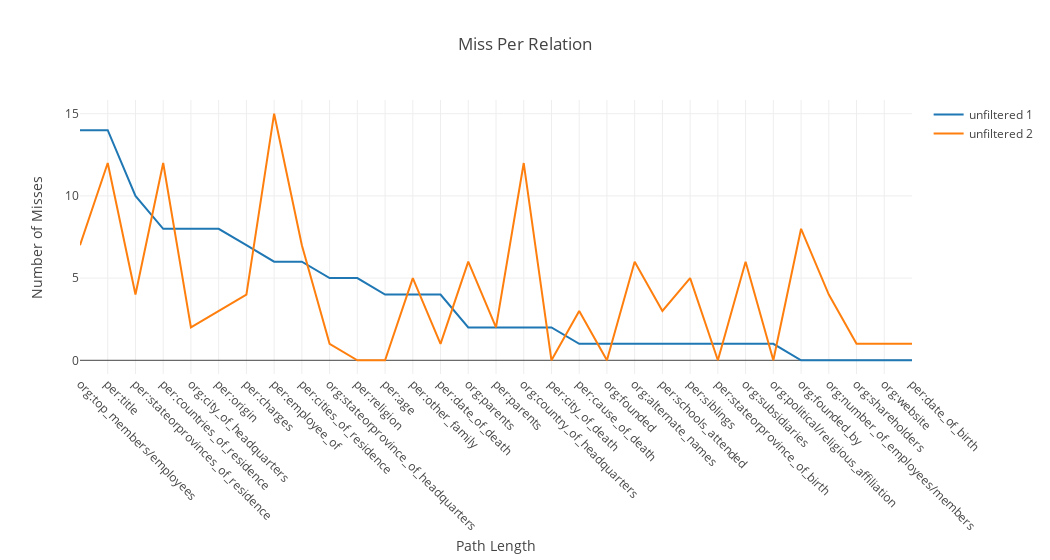

Notebook cell for this chart:
### Code cell
scatter1 = go.Scatter(
        x=[relation for relation in relations], 
        y=[filtered_only_misses_by_gold_dict['total'][filtered_lookup_index[relation]] if relation in filtered_lookup_index else 0 for relation in relations],
        mode='lines',
        name='unfiltered 1'
)

scatter2= go.Scatter(
        x=[relation for relation in relations], 
        y=[unfiltered_only_misses_by_gold_dict['total'][unfiltered_lookup_index[relation]] if relation in unfiltered_lookup_index else 0 for relation in relations],
        mode='lines',
        name='unfiltered 2'
)


layout = go.Layout(
    title='Miss Per Relation',
    xaxis_title="Path Length",
    yaxis_title="Number of Misses",        
    barmode='overlay',
    width=1050,
    xaxis = go.layout.XAxis(
        tickangle = 45,
        automargin = True
    )
)

fig = go.Figure(data=[scatter1,scatter2], layout=layout)


fig.show()

### Figure 1 — Plotly figure (JSON) as saved in the notebook; plotly's stock layout.template omitted (floating-point values rounded to 4 significant figures)
{"data": [{"mode": "lines", "name": "unfiltered 1", "type": "scatter", "uid": "c2b40665-0d5d-41c5-b15b-403bcec8fa9d", "x": ["org:top_members/employees", "per:title", "per:stateorprovinces_of_residence", "per:countries_of_residence", "org:city_of_headquarters", "per:origin", "per:charges", "per:employee_of", "per:cities_of_residence", "org:stateorprovince_of_headquarters", "per:religion", "per:age", "per:other_family", "per:date_of_death", "org:parents", "per:parents", "org:country_of_headquarters", "per:city_of_death", "per:cause_of_death", "org:founded", "org:alternate_names", "per:schools_attended", "per:siblings", "per:stateorprovince_of_birth", "org:subsidiaries", "org:political/religious_affiliation", "org:founded_by", "org:number_of_employees/members", "org:shareholders", "org:website", "per:date_of_birth"], "y": [14, 14, 10, 8, 8, 8, 7, 6, 6, 5, 5, 4, 4, 4, 2, 2, 2, 2, 1, 1, 1, 1, 1, 1, 1, 1, 0, 0, 0, 0, 0]}, {"mode": "lines", "name": "unfiltered 2", "type": "scatter", "uid": "3052ebc6-fdec-4faf-befc-62ff587f86f3", "x": ["org:top_members/employees", "per:title", "per:stateorprovinces_of_residence", "per:countries_of_residence", "org:city_of_headquarters", "per:origin", "per:charges", "per:employee_of", "per:cities_of_residence", "org:stateorprovince_of_headquarters", "per:religion", "per:age", "per:other_family", "per:date_of_death", "org:parents", "per:parents", "org:country_of_headquarters", "per:city_of_death", "per:cause_of_death", "org:founded", "org:alternate_names", "per:schools_attended", "per:siblings", "per:stateorprovince_of_birth", "org:subsidiaries", "org:political/religious_affiliation", "org:founded_by", "org:number_of_employees/members", "org:shareholders", "org:website", "per:date_of_birth"], "y": [7, 12, 4, 12, 2, 3, 4, 15, 7, 1, 0, 0, 5, 1, 6, 2, 12, 0, 3, 0, 6, 3, 5, 0, 6, 0, 8, 4, 1, 1, 1]}], "layout": {"barmode": "overlay", "title": {"text": "Miss Per Relation"}, "width": 1050, "xaxis": {"automargin": true, "tickangle": 45, "title": {"text": "Path Length"}}, "yaxis": {"title": {"text": "Number of Misses"}}}}
